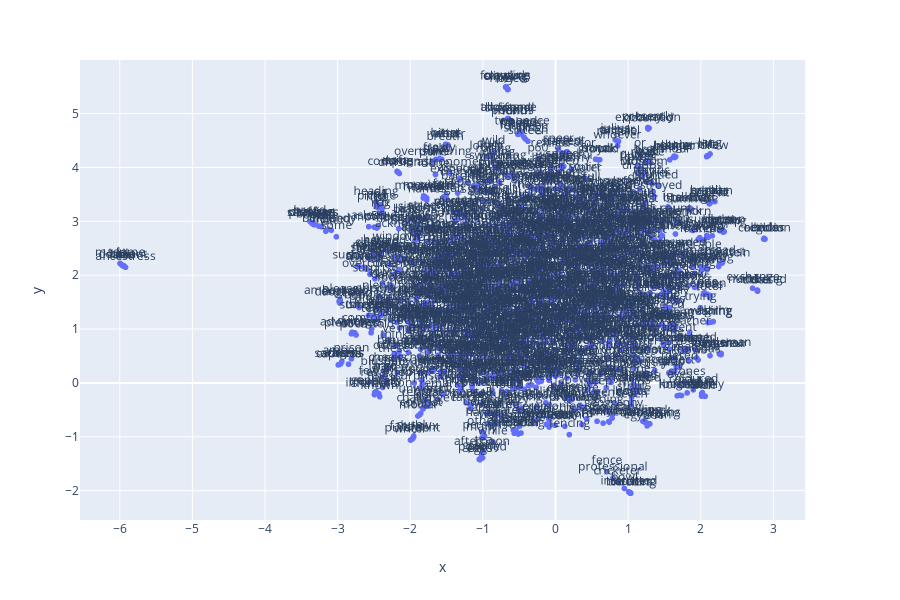

This figure's notebook cell:
### Code cell
view_2D(method=UMAP)

### Figure 1 — Plotly figure (JSON) as saved in the notebook; plotly's stock layout.template omitted (floating-point values rounded to 4 significant figures; data arrays with more than 128 entries replaced by an {"elided": "..."} marker saying what was removed)
{"data": [{"hoverlabel": {"namelength": 0}, "hovertemplate": "x=%{x}<br>y=%{y}<br>Word=%{text}", "legendgroup": "", "marker": {"color": "#636efa", "symbol": "circle"}, "mode": "markers+text", "name": "", "showlegend": false, "text": {"elided": "1741 str values"}, "textposition": "top center", "type": "scattergl", "x": {"elided": "1741 float values"}, "xaxis": "x", "y": {"elided": "1741 float values"}, "yaxis": "y"}], "layout": {"height": 600, "legend": {"tracegroupgap": 0}, "margin": {"t": 60}, "xaxis": {"anchor": "y", "domain": [0, 0.98], "title": {"text": "x"}}, "yaxis": {"anchor": "x", "domain": [0, 1], "title": {"text": "y"}}}}
